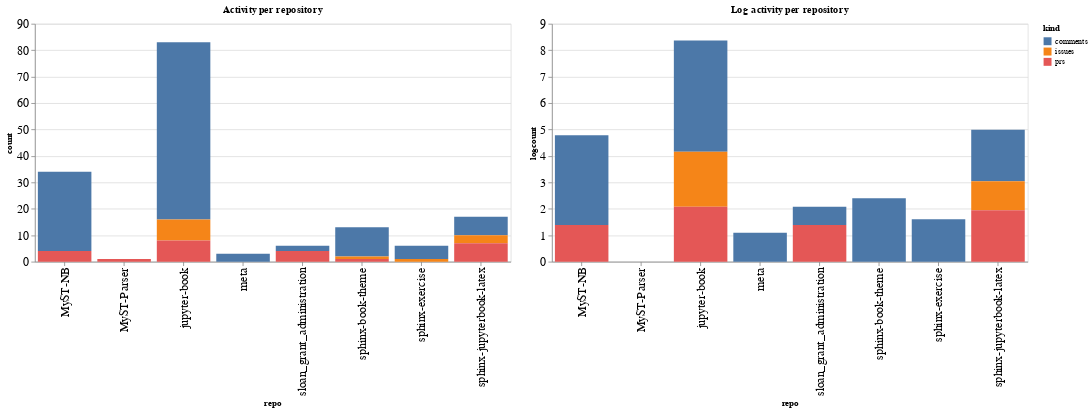

The cell this chart's notebook holds for it:
### Code cell
ch1 = alt.Chart(repo_summaries, width=600, title="Activity per repository").mark_bar().encode(
    x='repo',
    y='count',
    color='kind',
    tooltip="kind"
)

ch2 = alt.Chart(repo_summaries, width=600, title="Log activity per repository").mark_bar().encode(
    x='repo',
    y='logcount',
    color='kind',
    tooltip="kind"
)

ch1 | ch2

### Figure 1 — Vega-Lite specification as saved in the notebook (floating-point values rounded to 4 significant figures)
{"config": {"axisLeft": {"labelFontSize": 15}, "axisBottom": {"labelFontSize": 15}}, "hconcat": [{"mark": "bar", "encoding": {"color": {"type": "nominal", "field": "kind"}, "tooltip": {"type": "nominal", "field": "kind"}, "x": {"type": "nominal", "field": "repo"}, "y": {"type": "quantitative", "field": "count"}}, "title": "Activity per repository", "width": 600}, {"mark": "bar", "encoding": {"color": {"type": "nominal", "field": "kind"}, "tooltip": {"type": "nominal", "field": "kind"}, "x": {"type": "nominal", "field": "repo"}, "y": {"type": "quantitative", "field": "logcount"}}, "title": "Log activity per repository", "width": 600}], "data": {"name": "data-44ea657d6f2cc2fc4212208d193efabe"}, "$schema": "https://vega.github.io/schema/vega-lite/v4.8.1.json", "datasets": {"data-44ea657d6f2cc2fc4212208d193efabe": [{"repo": "MyST-NB", "kind": "comments", "count": 30, "logcount": 3.401}, {"repo": "MyST-NB", "kind": "prs", "count": 4, "logcount": 1.386}, {"repo": "MyST-Parser", "kind": "prs", "count": 1, "logcount": 0.0}, {"repo": "jupyter-book", "kind": "comments", "count": 67, "logcount": 4.205}, {"repo": "jupyter-book", "kind": "issues", "count": 8, "logcount": 2.079}, {"repo": "jupyter-book", "kind": "prs", "count": 8, "logcount": 2.079}, {"repo": "meta", "kind": "comments", "count": 3, "logcount": 1.099}, {"repo": "sloan_grant_administration", "kind": "comments", "count": 2, "logcount": 0.6931}, {"repo": "sloan_grant_administration", "kind": "prs", "count": 4, "logcount": 1.386}, {"repo": "sphinx-book-theme", "kind": "comments", "count": 11, "logcount": 2.398}, {"repo": "sphinx-book-theme", "kind": "issues", "count": 1, "logcount": 0.0}, {"repo": "sphinx-book-theme", "kind": "prs", "count": 1, "logcount": 0.0}, {"repo": "sphinx-exercise", "kind": "comments", "count": 5, "logcount": 1.609}, {"repo": "sphinx-exercise", "kind": "issues", "count": 1, "logcount": 0.0}, {"repo": "sphinx-jupyterbook-latex", "kind": "comments", "count": 7, "logcount": 1.946}, {"repo": "sphinx-jupyterbook-latex", "kind": "issues", "count": 3, "logcount": 1.099}, {"repo": "sphinx-jupyterbook-latex", "kind": "prs", "count": 7, "logcount": 1.946}]}}
